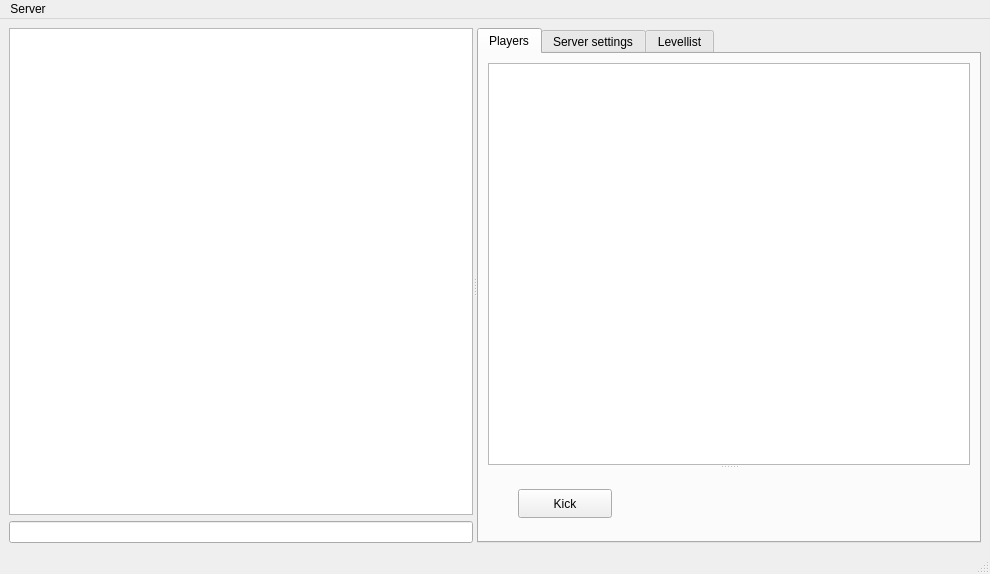
<?xml version="1.0" encoding="UTF-8"?>
<ui version="4.0">
 <class>MainWindow</class>
 <widget class="QMainWindow" name="MainWindow">
  <property name="geometry">
   <rect>
    <x>0</x>
    <y>0</y>
    <width>990</width>
    <height>574</height>
   </rect>
  </property>
  <property name="windowTitle">
   <string>JJ2 dedicated server</string>
  </property>
  <property name="windowOpacity">
   <double>1.000000000000000</double>
  </property>
  <widget class="QWidget" name="centralwidget">
   <layout class="QGridLayout" name="gridLayout">
    <item row="0" column="0">
     <widget class="QSplitter" name="splitter_left">
      <property name="orientation">
       <enum>Qt::Horizontal</enum>
      </property>
      <widget class="QWidget" name="layoutWidget">
       <layout class="QVBoxLayout" name="verticalLayout">
        <item>
         <widget class="QPlainTextEdit" name="consoleOutput">
          <property name="minimumSize">
           <size>
            <width>200</width>
            <height>50</height>
           </size>
          </property>
          <property name="font">
           <font>
            <pointsize>8</pointsize>
           </font>
          </property>
          <property name="readOnly">
           <bool>true</bool>
          </property>
         </widget>
        </item>
        <item>
         <widget class="QLineEdit" name="consoleInput"/>
        </item>
       </layout>
      </widget>
      <widget class="QSplitter" name="splitter_right">
       <property name="minimumSize">
        <size>
         <width>200</width>
         <height>0</height>
        </size>
       </property>
       <property name="maximumSize">
        <size>
         <width>16777215</width>
         <height>16777215</height>
        </size>
       </property>
       <property name="baseSize">
        <size>
         <width>200</width>
         <height>0</height>
        </size>
       </property>
       <property name="orientation">
        <enum>Qt::Vertical</enum>
       </property>
       <widget class="QTabWidget" name="tabWidget">
        <property name="currentIndex">
         <number>0</number>
        </property>
        <widget class="QWidget" name="tab">
         <attribute name="title">
          <string>Players</string>
         </attribute>
         <layout class="QVBoxLayout" name="verticalLayout_4">
          <item>
           <widget class="QSplitter" name="splitter">
            <property name="orientation">
             <enum>Qt::Vertical</enum>
            </property>
            <widget class="QColumnView" name="playerList">
             <property name="enabled">
              <bool>true</bool>
             </property>
             <property name="minimumSize">
              <size>
               <width>0</width>
               <height>0</height>
              </size>
             </property>
             <property name="maximumSize">
              <size>
               <width>16777215</width>
               <height>16777215</height>
              </size>
             </property>
            </widget>
            <widget class="QWidget" name="widget" native="true">
             <property name="minimumSize">
              <size>
               <width>0</width>
               <height>0</height>
              </size>
             </property>
             <widget class="QPushButton" name="pushButton">
              <property name="geometry">
               <rect>
                <x>30</x>
                <y>20</y>
                <width>94</width>
                <height>29</height>
               </rect>
              </property>
              <property name="text">
               <string>Kick</string>
              </property>
             </widget>
            </widget>
           </widget>
          </item>
         </layout>
        </widget>
        <widget class="QWidget" name="tab_2">
         <attribute name="title">
          <string>Server settings</string>
         </attribute>
        </widget>
        <widget class="QWidget" name="tab_3">
         <attribute name="title">
          <string>Levellist</string>
         </attribute>
        </widget>
       </widget>
      </widget>
     </widget>
    </item>
   </layout>
  </widget>
  <widget class="QMenuBar" name="menubar">
   <property name="geometry">
    <rect>
     <x>0</x>
     <y>0</y>
     <width>990</width>
     <height>29</height>
    </rect>
   </property>
   <widget class="QMenu" name="menuServer">
    <property name="title">
     <string>Server</string>
    </property>
    <addaction name="actionQuit"/>
   </widget>
   <addaction name="menuServer"/>
  </widget>
  <widget class="QStatusBar" name="statusbar">
   <property name="sizeGripEnabled">
    <bool>true</bool>
   </property>
  </widget>
  <action name="actionQuit">
   <property name="text">
    <string>Quit</string>
   </property>
  </action>
 </widget>
 <resources/>
 <connections>
  <connection>
   <sender>actionQuit</sender>
   <signal>triggered()</signal>
   <receiver>MainWindow</receiver>
   <slot>close()</slot>
   <hints>
    <hint type="sourcelabel">
     <x>-1</x>
     <y>-1</y>
    </hint>
    <hint type="destinationlabel">
     <x>494</x>
     <y>286</y>
    </hint>
   </hints>
  </connection>
 </connections>
</ui>
